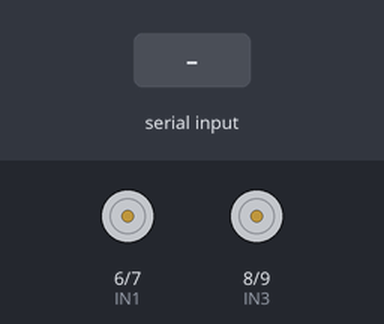
The sketch below on a simulated Arduino Uno, built with avr-gcc and run on an emulated ATmega328P. On the bench: motor-driver pin pairs drawn as motors (green arrow = first pin HIGH = forward, orange = second pin HIGH = backward, longer = more drive, scaled by the enable pin). The inputs (shaded band) are chosen by the test bench.

Above: at 1.2 s.
1.3 s: "F" received over Serial
At 2.5 s:
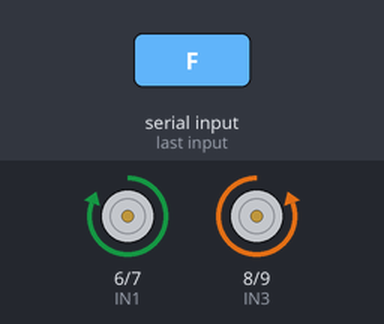
2.8 s: "L" received over Serial
At 4.0 s:
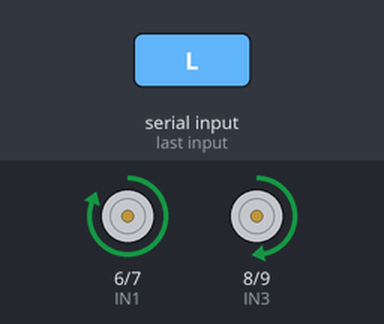
4.3 s: "I" received over Serial
At 5.2 s:
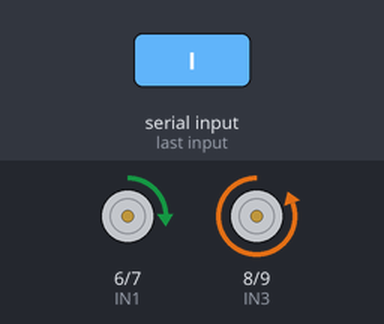
5.8 s: "G" received over Serial
At 6.5 s:
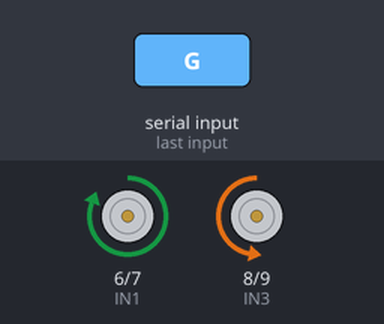
7.3 s: "R" received over Serial
At 8.5 s:
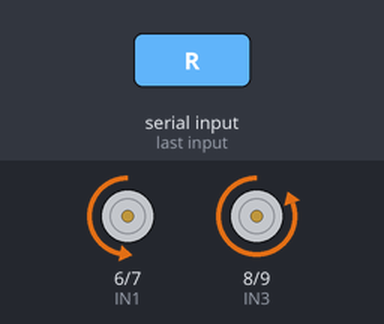
8.8 s: "B" received over Serial
At 9.8 s:
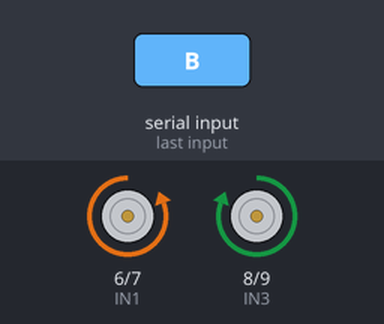
Timing chart, 0 to 11.3 s (numbered marks = the images above; inputs shaded):
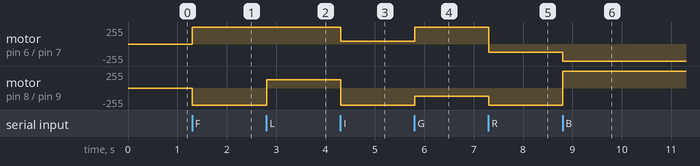

Measured:
- after the input at 1.3 s, motor on pin 6 (IN1) / pin 7 (IN2): stopped → forward 255/255 at once; motor on pin 8 (IN3) / pin 9 (IN4): stopped → backward 255/255 at once
- after the input at 2.8 s, motor on pin 8 (IN3) / pin 9 (IN4): backward 255/255 → forward 127/255 at once
- after the input at 4.3 s, motor on pin 6 (IN1) / pin 7 (IN2): forward 255/255 → forward 40/255 at once; motor on pin 8 (IN3) / pin 9 (IN4): forward 127/255 → backward 255/255 at once
- after the input at 5.8 s, motor on pin 6 (IN1) / pin 7 (IN2): forward 40/255 → forward 255/255 at once; motor on pin 8 (IN3) / pin 9 (IN4): backward 255/255 → backward 127/255 at once
- after the input at 7.3 s, motor on pin 6 (IN1) / pin 7 (IN2): forward 255/255 → backward 127/255 at once; motor on pin 8 (IN3) / pin 9 (IN4): backward 127/255 → backward 255/255 at once
- after the input at 8.8 s, motor on pin 6 (IN1) / pin 7 (IN2): backward 127/255 → backward 255/255 at once; motor on pin 8 (IN3) / pin 9 (IN4): backward 255/255 → forward 255/255 at once

The sketch:

bluetooth_4wd_car_4.0.ino
```cpp
// РУХОМИЙ 4-Х КОЛІСНИЙ РОБОТ,КЕРОВАНИЙ ПО BLUETOOTH - КАНАЛУ ІЗ СМАРТФОНА. Канал А - ПРАВІ ДВИГУНИ. Канал В - ЛІВІ ДВИГУНИ.

//Змінна для збереження даних  про кодові сигнали керування,
//що поступають із смартфона
char code;

//ініціалізація виводів підключення драйвера моторів L298 до Arduino
//канал А-ПРАВІ ДВИГУНИ
int ENA = 5;
int IN1 = 6;
int IN2 = 7;

//канал В- ЛІВІ ДВИГУНИ
int IN3 = 8;
int IN4 = 9;
int ENB = 10;


void setup()  // Запускається один раз,коли стартує програма
{
 Serial.begin(9600);  // встановлення режиму роботи послідовного порту
 // встановлення режиму роботи портів на вихід (OUTPUT)
 //канал А-ПРАВІ ДВИГУНИ
 pinMode(5, OUTPUT);
 pinMode(6, OUTPUT);
 pinMode(7, OUTPUT);

//канал В- ЛІВІ ДВИГУНИ
 pinMode(8, OUTPUT);
 pinMode(9, OUTPUT);
 pinMode(10, OUTPUT);

}

void loop()
{
  // якщо прийшла команда із смартфона
  if(Serial.available()){
  //зчитуємо дані
    code = Serial.read() ;


     if(code == 'F'){   //ЯКЩО ПРИЙШЛА КОМАНДА 'F'=  РУХАЄМОСЬ ВПЕРЕД
      digitalWrite(IN1, HIGH); //Встановлює  напрям обертання двигунів  ВПЕРЕД Каналу А
      digitalWrite(IN2, LOW);   //
      analogWrite(ENA, 255);   // двигуни на Каналі А крутяться з максимальною швидкістю

      digitalWrite(IN3, LOW); //Встановлює  напрям обертання двигунів  ВПЕРЕД  Каналу B
      digitalWrite(IN4, HIGH);   //
      analogWrite(ENB, 255);   // двигуни на Каналі В крутяться з максимальною швидкістю
    }
     if(code == 'G'){   //ЯКЩО ПРИЙШЛА КОМАНДА 'G'=  РУХАЄМОСЬ  ЛІВОРУЧ ВПЕРЕД
      digitalWrite(IN1, HIGH); //Встановлює  напрям обертання двигунів  ВПЕРЕД Каналу А
      digitalWrite(IN2, LOW);   //
      analogWrite(ENA, 255);   // двигуни на Каналі А крутяться з максимальною швидкістю

      digitalWrite(IN3, LOW); //Встановлює  напрям обертання двигунів  ВПЕРЕД  Каналу B
      digitalWrite(IN4, HIGH); //
      analogWrite(ENB, 40);   // двигуни на Каналі В крутяться з мінімальною швидкістю
    }

     if(code == 'L'){  // ЯКЩО ПРИЙШЛА КОМАНДА'L'= РУХАЄМОСЬ ЛІВОРУЧ
      digitalWrite(IN1, HIGH); //Встановлює  напрям обертання двигунів  ВПЕРЕД  Каналу А
      digitalWrite(IN2, LOW);   //
      analogWrite(ENA, 255);   // двигуни  Каналу B обертаються на половину швидкості

      digitalWrite(IN3, HIGH); //Встановлює  напрям обертання двигунів НАЗАД у КаналІ B
      digitalWrite(IN4, LOW);  //
      analogWrite(ENB, 127);   // двигуни  Каналу B обертаються на половину швидкості 127
    }

    if(code == 'I'){   //ЯКЩО ПРИЙШЛА КОМАНДА 'I'=  РУХАЄМОСЬ  ПРАВОРУЧ ВПЕРЕД

      digitalWrite(IN1, HIGH); //Встановлює  напрям обертання двигунів  ВПЕРЕД Каналу А
      digitalWrite(IN2, LOW);   //
      analogWrite(ENA, 40);   // двигуни на Каналі А крутяться з мінімальною швидкістю 40

      digitalWrite(IN3, LOW); //Встановлює  напрям обертання двигунів  ВПЕРЕД  Каналу B
      digitalWrite(IN4, HIGH); //
      analogWrite(ENB, 255);   // двигуни на Каналі В крутяться з мінімальною швидкістю
    }

     if(code == 'R'){  //ЯКЩО ПРИЙШЛА КОМАНДА 'R'= РУХАЄМОСЬ ПРАВОРУЧ

      digitalWrite(IN1, LOW); //Встановлює бертання двигунів НАЗАД Каналу А
      digitalWrite(IN2, HIGH);   //
      analogWrite(ENA, 127);   // двигун на Каналі А  обертається на половину швидкості

      digitalWrite (IN3, LOW );//Встановлює  напрям обертання двигунів  ВПЕРЕД у КаналІ B
      digitalWrite (IN4, HIGH );
      analogWrite(ENB, 255);   // двигун на Каналі В обертається на половину швидкості 127
    }

     if(code == 'B'){   // ЯКЩО ПРИЙШЛА КОМАНДА 'B'= РУХАЄМОСЬ НАЗАД

       digitalWrite (IN2, HIGH);//Встановлює бертання двигунів НАЗАД Каналу А
       digitalWrite (IN1, LOW);
       analogWrite(ENA, 255);   // двигуни на Каналі А крутяться з максимальною швидкістю 255

       digitalWrite (IN4, LOW);//Встановлює  напрям обертання двигунів НАЗАД у КаналІ B
       digitalWrite (IN3, HIGH);
      analogWrite(ENB, 255);   // двигуни на Каналі В крутяться з максимальною швидкістю 255
    }

     if(code == 'H'){   // ЯКЩО ПРИЙШЛА КОМАНДА 'H'= РУХАЄМОСЬ ЛІВОРУЧ НАЗАД
      // Робот рухається НАЗАД
       digitalWrite (IN2, HIGH);//Встановлює напрям обертання двигунів НАЗАД Каналу А
       digitalWrite (IN1, LOW);
       analogWrite(ENA, 255);   // двигуни на Каналі А крутяться з максимальною швидкістю 255

       digitalWrite (IN4, LOW);//Встановлює  напрям обертання двигунів НАЗАД у КаналІ B
       digitalWrite (IN3, HIGH);
       analogWrite(ENB, 40);   // двигуни на КаналІ B крутяться з мінімальною швидкістю 40
    }


    if(code == 'J'){   // ЯКЩО ПРИЙШЛА КОМАНДА 'J' = РУХАЄМОСЬ ПРАВОРУЧ НАЗАД

       digitalWrite (IN2, HIGH);//Встановлює напрям обертання двигунів НАЗАД Каналу А
       digitalWrite (IN1, LOW);
       analogWrite(ENA, 40); // двигуни на Каналі А крутяться з мінімальною швидкістю 40

       digitalWrite (IN4, LOW);//Встановлює  напрям обертання двигунів НАЗАД у КаналІ B
       digitalWrite (IN3, HIGH);
       analogWrite(ENB, 255);  // двигуни на КаналІ B крутяться з максимальною швидкістю 255
    }
    if(code == 'S'){  // ЯКЩО ПРИЙШЛА КОМАНДА 'S'= СТОП
      analogWrite(ENA, 0);  //СТОП  ДВИГУНИ каналу  А
      analogWrite(ENB, 0);  //СТОП  ДВИГУНИ каналу  B
    }
  }
  delay(10);
}
```
